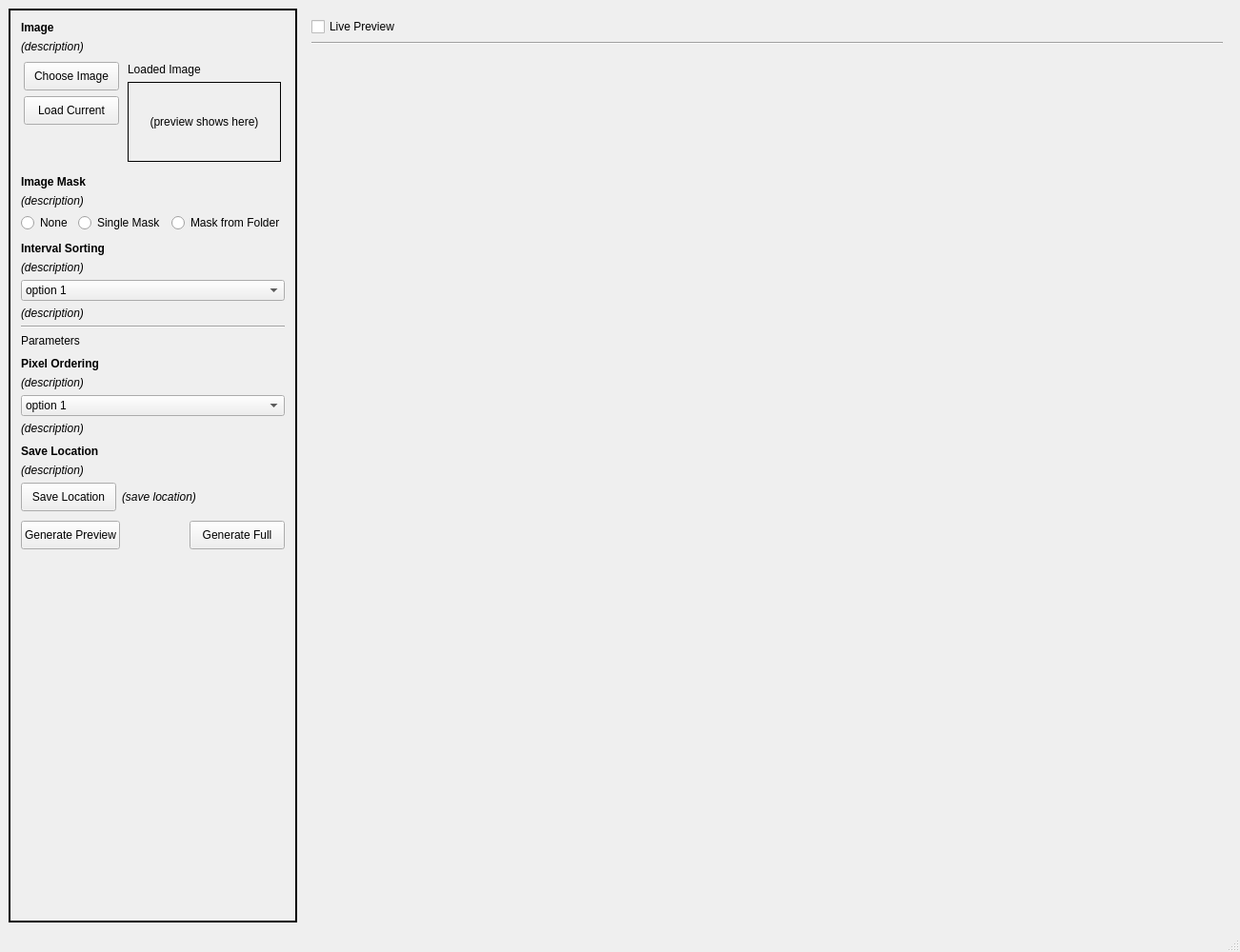
<?xml version="1.0" encoding="UTF-8"?>
<ui version="4.0">
 <class>MainWindow</class>
 <widget class="QMainWindow" name="MainWindow">
  <property name="geometry">
   <rect>
    <x>0</x>
    <y>0</y>
    <width>1270</width>
    <height>1000</height>
   </rect>
  </property>
  <property name="maximumSize">
   <size>
    <width>1500</width>
    <height>1000</height>
   </size>
  </property>
  <property name="windowTitle">
   <string>MainWindow</string>
  </property>
  <widget class="QWidget" name="centralwidget">
   <layout class="QHBoxLayout" name="horizontalLayout">
    <item>
     <widget class="QFrame" name="frame">
      <property name="maximumSize">
       <size>
        <width>400</width>
        <height>16777215</height>
       </size>
      </property>
      <property name="frameShape">
       <enum>QFrame::Panel</enum>
      </property>
      <property name="frameShadow">
       <enum>QFrame::Plain</enum>
      </property>
      <property name="lineWidth">
       <number>2</number>
      </property>
      <layout class="QVBoxLayout" name="verticalLayout">
       <item>
        <layout class="QVBoxLayout" name="vl_image">
         <property name="leftMargin">
          <number>2</number>
         </property>
         <property name="topMargin">
          <number>2</number>
         </property>
         <property name="rightMargin">
          <number>2</number>
         </property>
         <property name="bottomMargin">
          <number>2</number>
         </property>
         <item>
          <widget class="QLabel" name="t_image">
           <property name="sizePolicy">
            <sizepolicy hsizetype="Preferred" vsizetype="Maximum">
             <horstretch>0</horstretch>
             <verstretch>0</verstretch>
            </sizepolicy>
           </property>
           <property name="font">
            <font>
             <weight>75</weight>
             <bold>true</bold>
            </font>
           </property>
           <property name="text">
            <string>Image</string>
           </property>
          </widget>
         </item>
         <item>
          <widget class="QLabel" name="t_image_desc">
           <property name="font">
            <font>
             <italic>true</italic>
            </font>
           </property>
           <property name="text">
            <string>(description)</string>
           </property>
           <property name="wordWrap">
            <bool>true</bool>
           </property>
          </widget>
         </item>
         <item>
          <layout class="QHBoxLayout" name="hl_Image">
           <property name="leftMargin">
            <number>2</number>
           </property>
           <property name="topMargin">
            <number>2</number>
           </property>
           <property name="rightMargin">
            <number>2</number>
           </property>
           <property name="bottomMargin">
            <number>2</number>
           </property>
           <item>
            <layout class="QVBoxLayout" name="vl_left">
             <property name="leftMargin">
              <number>1</number>
             </property>
             <property name="topMargin">
              <number>1</number>
             </property>
             <property name="rightMargin">
              <number>1</number>
             </property>
             <property name="bottomMargin">
              <number>1</number>
             </property>
             <item>
              <widget class="QPushButton" name="b_choose_image">
               <property name="sizePolicy">
                <sizepolicy hsizetype="Fixed" vsizetype="Fixed">
                 <horstretch>0</horstretch>
                 <verstretch>0</verstretch>
                </sizepolicy>
               </property>
               <property name="minimumSize">
                <size>
                 <width>100</width>
                 <height>30</height>
                </size>
               </property>
               <property name="text">
                <string>Choose Image</string>
               </property>
              </widget>
             </item>
             <item>
              <widget class="QPushButton" name="b_load_current">
               <property name="sizePolicy">
                <sizepolicy hsizetype="Minimum" vsizetype="Fixed">
                 <horstretch>0</horstretch>
                 <verstretch>0</verstretch>
                </sizepolicy>
               </property>
               <property name="minimumSize">
                <size>
                 <width>100</width>
                 <height>30</height>
                </size>
               </property>
               <property name="text">
                <string>Load Current</string>
               </property>
              </widget>
             </item>
             <item>
              <spacer name="verticalSpacer_2">
               <property name="orientation">
                <enum>Qt::Vertical</enum>
               </property>
               <property name="sizeHint" stdset="0">
                <size>
                 <width>20</width>
                 <height>40</height>
                </size>
               </property>
              </spacer>
             </item>
            </layout>
           </item>
           <item>
            <layout class="QVBoxLayout" name="vl_right">
             <property name="leftMargin">
              <number>2</number>
             </property>
             <property name="topMargin">
              <number>2</number>
             </property>
             <property name="rightMargin">
              <number>2</number>
             </property>
             <property name="bottomMargin">
              <number>2</number>
             </property>
             <item>
              <widget class="QLabel" name="t_loaded_preview">
               <property name="sizePolicy">
                <sizepolicy hsizetype="MinimumExpanding" vsizetype="Minimum">
                 <horstretch>0</horstretch>
                 <verstretch>0</verstretch>
                </sizepolicy>
               </property>
               <property name="font">
                <font>
                 <weight>50</weight>
                 <bold>false</bold>
                </font>
               </property>
               <property name="text">
                <string>Loaded Image</string>
               </property>
              </widget>
             </item>
             <item>
              <widget class="QLabel" name="l_loaded_image_preview">
               <property name="sizePolicy">
                <sizepolicy hsizetype="MinimumExpanding" vsizetype="MinimumExpanding">
                 <horstretch>0</horstretch>
                 <verstretch>0</verstretch>
                </sizepolicy>
               </property>
               <property name="frameShape">
                <enum>QFrame::Box</enum>
               </property>
               <property name="text">
                <string>(preview shows here)</string>
               </property>
               <property name="alignment">
                <set>Qt::AlignCenter</set>
               </property>
              </widget>
             </item>
            </layout>
           </item>
          </layout>
         </item>
        </layout>
       </item>
       <item>
        <layout class="QVBoxLayout" name="vl_image_mask">
         <property name="leftMargin">
          <number>2</number>
         </property>
         <property name="topMargin">
          <number>2</number>
         </property>
         <property name="rightMargin">
          <number>2</number>
         </property>
         <property name="bottomMargin">
          <number>2</number>
         </property>
         <item>
          <widget class="QLabel" name="t_image_mask">
           <property name="sizePolicy">
            <sizepolicy hsizetype="Preferred" vsizetype="Maximum">
             <horstretch>0</horstretch>
             <verstretch>0</verstretch>
            </sizepolicy>
           </property>
           <property name="font">
            <font>
             <weight>75</weight>
             <bold>true</bold>
            </font>
           </property>
           <property name="text">
            <string>Image Mask</string>
           </property>
          </widget>
         </item>
         <item>
          <widget class="QLabel" name="t_image_mask_desc">
           <property name="font">
            <font>
             <italic>true</italic>
            </font>
           </property>
           <property name="text">
            <string>(description)</string>
           </property>
          </widget>
         </item>
         <item>
          <layout class="QHBoxLayout" name="hl_mask_selection">
           <item>
            <widget class="QRadioButton" name="rb_mask_none">
             <property name="sizePolicy">
              <sizepolicy hsizetype="Preferred" vsizetype="Maximum">
               <horstretch>0</horstretch>
               <verstretch>0</verstretch>
              </sizepolicy>
             </property>
             <property name="text">
              <string>None</string>
             </property>
            </widget>
           </item>
           <item>
            <widget class="QRadioButton" name="rb_mask_single">
             <property name="sizePolicy">
              <sizepolicy hsizetype="Preferred" vsizetype="Maximum">
               <horstretch>0</horstretch>
               <verstretch>0</verstretch>
              </sizepolicy>
             </property>
             <property name="text">
              <string>Single Mask</string>
             </property>
            </widget>
           </item>
           <item>
            <widget class="QRadioButton" name="rb_mask_folder">
             <property name="sizePolicy">
              <sizepolicy hsizetype="Preferred" vsizetype="Maximum">
               <horstretch>0</horstretch>
               <verstretch>0</verstretch>
              </sizepolicy>
             </property>
             <property name="text">
              <string>Mask from Folder</string>
             </property>
            </widget>
           </item>
          </layout>
         </item>
         <item>
          <spacer name="verticalSpacer_6">
           <property name="orientation">
            <enum>Qt::Vertical</enum>
           </property>
           <property name="sizeType">
            <enum>QSizePolicy::MinimumExpanding</enum>
           </property>
           <property name="sizeHint" stdset="0">
            <size>
             <width>20</width>
             <height>0</height>
            </size>
           </property>
          </spacer>
         </item>
        </layout>
       </item>
       <item>
        <layout class="QVBoxLayout" name="vl_interval_function">
         <property name="leftMargin">
          <number>2</number>
         </property>
         <property name="topMargin">
          <number>2</number>
         </property>
         <property name="rightMargin">
          <number>2</number>
         </property>
         <property name="bottomMargin">
          <number>2</number>
         </property>
         <item>
          <widget class="QLabel" name="t_interval_sorting">
           <property name="sizePolicy">
            <sizepolicy hsizetype="Preferred" vsizetype="Maximum">
             <horstretch>0</horstretch>
             <verstretch>0</verstretch>
            </sizepolicy>
           </property>
           <property name="font">
            <font>
             <weight>75</weight>
             <bold>true</bold>
            </font>
           </property>
           <property name="text">
            <string>Interval Sorting</string>
           </property>
          </widget>
         </item>
         <item>
          <widget class="QLabel" name="t_interval_sorting_desc">
           <property name="font">
            <font>
             <italic>true</italic>
            </font>
           </property>
           <property name="text">
            <string>(description)</string>
           </property>
          </widget>
         </item>
         <item>
          <widget class="QComboBox" name="cb_interval_function">
           <property name="sizePolicy">
            <sizepolicy hsizetype="Preferred" vsizetype="Preferred">
             <horstretch>0</horstretch>
             <verstretch>0</verstretch>
            </sizepolicy>
           </property>
           <property name="editable">
            <bool>false</bool>
           </property>
           <property name="frame">
            <bool>true</bool>
           </property>
           <item>
            <property name="text">
             <string extracomment="option 1 comment">option 1</string>
            </property>
           </item>
           <item>
            <property name="text">
             <string>option 2</string>
            </property>
           </item>
          </widget>
         </item>
         <item>
          <widget class="QLabel" name="t_interval_function_desc">
           <property name="font">
            <font>
             <italic>true</italic>
            </font>
           </property>
           <property name="text">
            <string>(description)</string>
           </property>
          </widget>
         </item>
         <item>
          <widget class="Line" name="line">
           <property name="orientation">
            <enum>Qt::Horizontal</enum>
           </property>
          </widget>
         </item>
         <item>
          <widget class="QLabel" name="t_parameters">
           <property name="sizePolicy">
            <sizepolicy hsizetype="Preferred" vsizetype="Maximum">
             <horstretch>0</horstretch>
             <verstretch>0</verstretch>
            </sizepolicy>
           </property>
           <property name="font">
            <font>
             <weight>50</weight>
             <bold>false</bold>
            </font>
           </property>
           <property name="text">
            <string>Parameters</string>
           </property>
          </widget>
         </item>
         <item>
          <spacer name="verticalSpacer_5">
           <property name="orientation">
            <enum>Qt::Vertical</enum>
           </property>
           <property name="sizeType">
            <enum>QSizePolicy::MinimumExpanding</enum>
           </property>
           <property name="sizeHint" stdset="0">
            <size>
             <width>20</width>
             <height>0</height>
            </size>
           </property>
          </spacer>
         </item>
        </layout>
       </item>
       <item>
        <layout class="QVBoxLayout" name="vl_pixel_ordering">
         <property name="leftMargin">
          <number>2</number>
         </property>
         <property name="topMargin">
          <number>2</number>
         </property>
         <property name="rightMargin">
          <number>2</number>
         </property>
         <property name="bottomMargin">
          <number>2</number>
         </property>
         <item>
          <widget class="QLabel" name="t_pixel_ordering">
           <property name="sizePolicy">
            <sizepolicy hsizetype="Preferred" vsizetype="Maximum">
             <horstretch>0</horstretch>
             <verstretch>0</verstretch>
            </sizepolicy>
           </property>
           <property name="font">
            <font>
             <weight>75</weight>
             <bold>true</bold>
            </font>
           </property>
           <property name="text">
            <string>Pixel Ordering</string>
           </property>
          </widget>
         </item>
         <item>
          <widget class="QLabel" name="t_pixel_ordering_desc">
           <property name="font">
            <font>
             <italic>true</italic>
            </font>
           </property>
           <property name="text">
            <string>(description)</string>
           </property>
          </widget>
         </item>
         <item>
          <widget class="QComboBox" name="cb_pixel_ordering_option">
           <property name="sizePolicy">
            <sizepolicy hsizetype="Preferred" vsizetype="Preferred">
             <horstretch>0</horstretch>
             <verstretch>0</verstretch>
            </sizepolicy>
           </property>
           <property name="editable">
            <bool>false</bool>
           </property>
           <property name="frame">
            <bool>true</bool>
           </property>
           <item>
            <property name="text">
             <string extracomment="option 1 comment">option 1</string>
            </property>
           </item>
           <item>
            <property name="text">
             <string>option 2</string>
            </property>
           </item>
          </widget>
         </item>
         <item>
          <widget class="QLabel" name="t_pixel_ordering_option_desc">
           <property name="font">
            <font>
             <italic>true</italic>
            </font>
           </property>
           <property name="text">
            <string>(description)</string>
           </property>
          </widget>
         </item>
         <item>
          <spacer name="verticalSpacer_8">
           <property name="orientation">
            <enum>Qt::Vertical</enum>
           </property>
           <property name="sizeType">
            <enum>QSizePolicy::MinimumExpanding</enum>
           </property>
           <property name="sizeHint" stdset="0">
            <size>
             <width>20</width>
             <height>0</height>
            </size>
           </property>
          </spacer>
         </item>
        </layout>
       </item>
       <item>
        <layout class="QVBoxLayout" name="vl_save_location">
         <property name="leftMargin">
          <number>2</number>
         </property>
         <property name="topMargin">
          <number>2</number>
         </property>
         <property name="rightMargin">
          <number>2</number>
         </property>
         <property name="bottomMargin">
          <number>2</number>
         </property>
         <item>
          <widget class="QLabel" name="t_save_location">
           <property name="sizePolicy">
            <sizepolicy hsizetype="Preferred" vsizetype="Maximum">
             <horstretch>0</horstretch>
             <verstretch>0</verstretch>
            </sizepolicy>
           </property>
           <property name="font">
            <font>
             <weight>75</weight>
             <bold>true</bold>
            </font>
           </property>
           <property name="text">
            <string>Save Location</string>
           </property>
          </widget>
         </item>
         <item>
          <widget class="QLabel" name="t_save_location_desc">
           <property name="font">
            <font>
             <italic>true</italic>
            </font>
           </property>
           <property name="text">
            <string>(description)</string>
           </property>
          </widget>
         </item>
         <item>
          <layout class="QHBoxLayout" name="hl_save_location">
           <item>
            <widget class="QPushButton" name="b_save_location">
             <property name="sizePolicy">
              <sizepolicy hsizetype="Fixed" vsizetype="Fixed">
               <horstretch>0</horstretch>
               <verstretch>0</verstretch>
              </sizepolicy>
             </property>
             <property name="minimumSize">
              <size>
               <width>100</width>
               <height>30</height>
              </size>
             </property>
             <property name="text">
              <string>Save Location</string>
             </property>
            </widget>
           </item>
           <item>
            <widget class="QLabel" name="t_save_location_current">
             <property name="sizePolicy">
              <sizepolicy hsizetype="Preferred" vsizetype="Preferred">
               <horstretch>0</horstretch>
               <verstretch>0</verstretch>
              </sizepolicy>
             </property>
             <property name="font">
              <font>
               <italic>true</italic>
              </font>
             </property>
             <property name="text">
              <string>(save location)</string>
             </property>
            </widget>
           </item>
          </layout>
         </item>
         <item>
          <spacer name="verticalSpacer_9">
           <property name="orientation">
            <enum>Qt::Vertical</enum>
           </property>
           <property name="sizeType">
            <enum>QSizePolicy::MinimumExpanding</enum>
           </property>
           <property name="sizeHint" stdset="0">
            <size>
             <width>20</width>
             <height>0</height>
            </size>
           </property>
          </spacer>
         </item>
        </layout>
       </item>
       <item>
        <layout class="QVBoxLayout" name="vl_generation">
         <property name="leftMargin">
          <number>2</number>
         </property>
         <property name="topMargin">
          <number>2</number>
         </property>
         <property name="rightMargin">
          <number>2</number>
         </property>
         <property name="bottomMargin">
          <number>2</number>
         </property>
         <item>
          <layout class="QHBoxLayout" name="hl_generation">
           <item>
            <widget class="QPushButton" name="b_generate_preview">
             <property name="sizePolicy">
              <sizepolicy hsizetype="Fixed" vsizetype="Fixed">
               <horstretch>0</horstretch>
               <verstretch>0</verstretch>
              </sizepolicy>
             </property>
             <property name="minimumSize">
              <size>
               <width>100</width>
               <height>30</height>
              </size>
             </property>
             <property name="text">
              <string>Generate Preview</string>
             </property>
            </widget>
           </item>
           <item>
            <spacer name="horizontalSpacer_2">
             <property name="orientation">
              <enum>Qt::Horizontal</enum>
             </property>
             <property name="sizeHint" stdset="0">
              <size>
               <width>40</width>
               <height>20</height>
              </size>
             </property>
            </spacer>
           </item>
           <item>
            <widget class="QPushButton" name="b_generate_full">
             <property name="sizePolicy">
              <sizepolicy hsizetype="Fixed" vsizetype="Fixed">
               <horstretch>0</horstretch>
               <verstretch>0</verstretch>
              </sizepolicy>
             </property>
             <property name="minimumSize">
              <size>
               <width>100</width>
               <height>30</height>
              </size>
             </property>
             <property name="text">
              <string>Generate Full</string>
             </property>
            </widget>
           </item>
          </layout>
         </item>
        </layout>
       </item>
       <item>
        <spacer name="verticalSpacer">
         <property name="orientation">
          <enum>Qt::Vertical</enum>
         </property>
         <property name="sizeType">
          <enum>QSizePolicy::Preferred</enum>
         </property>
         <property name="sizeHint" stdset="0">
          <size>
           <width>20</width>
           <height>4000</height>
          </size>
         </property>
        </spacer>
       </item>
      </layout>
     </widget>
    </item>
    <item>
     <widget class="QWidget" name="widget" native="true">
      <property name="enabled">
       <bool>true</bool>
      </property>
      <property name="sizePolicy">
       <sizepolicy hsizetype="Preferred" vsizetype="Preferred">
        <horstretch>0</horstretch>
        <verstretch>0</verstretch>
       </sizepolicy>
      </property>
      <layout class="QVBoxLayout" name="verticalLayout_2">
       <item>
        <layout class="QHBoxLayout" name="hl_image_preview">
         <item>
          <widget class="QCheckBox" name="cb_live_preview">
           <property name="text">
            <string>Live Preview</string>
           </property>
          </widget>
         </item>
        </layout>
       </item>
       <item>
        <widget class="Line" name="line_2">
         <property name="orientation">
          <enum>Qt::Horizontal</enum>
         </property>
        </widget>
       </item>
       <item>
        <widget class="QLabel" name="l_generated_image">
         <property name="sizePolicy">
          <sizepolicy hsizetype="MinimumExpanding" vsizetype="MinimumExpanding">
           <horstretch>0</horstretch>
           <verstretch>0</verstretch>
          </sizepolicy>
         </property>
         <property name="text">
          <string/>
         </property>
         <property name="scaledContents">
          <bool>true</bool>
         </property>
         <property name="alignment">
          <set>Qt::AlignCenter</set>
         </property>
        </widget>
       </item>
       <item>
        <spacer name="horizontalSpacer">
         <property name="orientation">
          <enum>Qt::Horizontal</enum>
         </property>
         <property name="sizeType">
          <enum>QSizePolicy::MinimumExpanding</enum>
         </property>
         <property name="sizeHint" stdset="0">
          <size>
           <width>957</width>
           <height>0</height>
          </size>
         </property>
        </spacer>
       </item>
      </layout>
     </widget>
    </item>
   </layout>
  </widget>
  <widget class="QStatusBar" name="statusbar"/>
  <action name="actionhi">
   <property name="text">
    <string>hi</string>
   </property>
  </action>
 </widget>
 <resources/>
 <connections/>
</ui>
